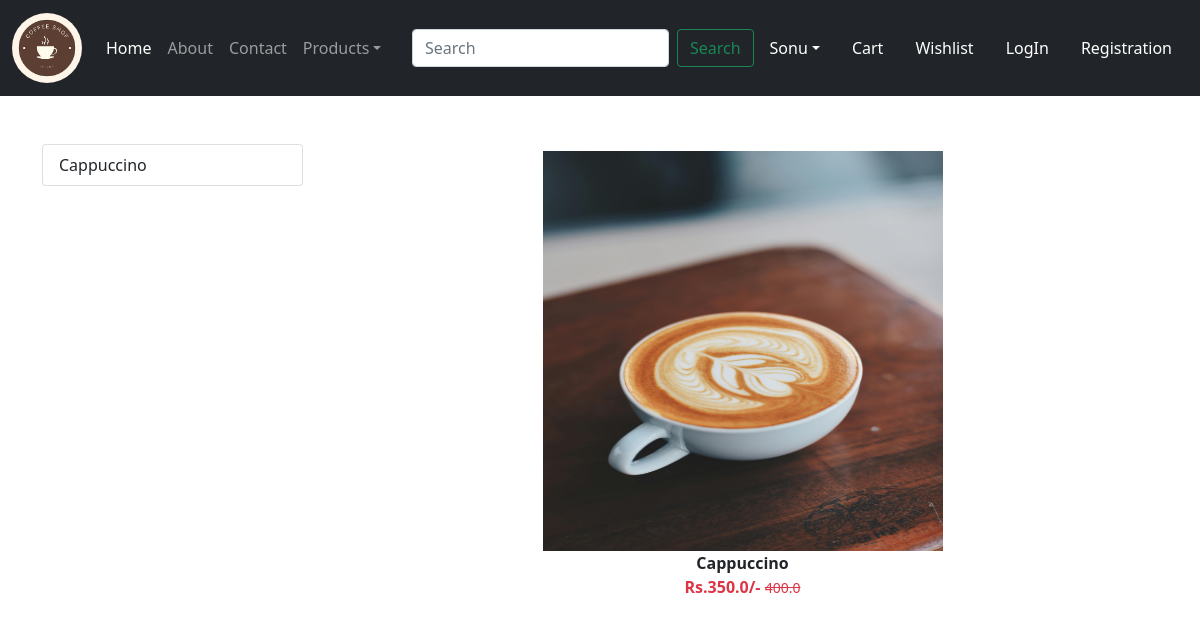
The page /category/CP on the database its author committed.
### sonu1/models.py (models this page shows, shortened)
class Product(models.Model):
    title = models.CharField(max_length=100)
    selling_price = models.FloatField()
    discounted_price = models.FloatField()
    discription = models.TextField()
    composition = models.TextField(default='')
    prodapp = models.TextField(default='')
    category = models.CharField(choices= CATAGORY_CHOICES,max_length=2)
    product_image = models.ImageField(upload_to='product')

### sonu1/views.py (the view)
# urls.py: path("category/<slug:val>",views.CategoryView.as_view(),name="category"),
class CategoryView(View):
    def get(self,request,val):
        product = Product.objects.filter(category=val)
        title = Product.objects.filter(category=val).values('title')
        return render(request,"sonu1/category.html",locals())

### sonu1/templates/sonu1/category.html (shortened to what this page needs)
{% extends 'sonu1/index.html' %}
{% load static %}
{% block main %}
  <div class="container my-5">
    <div class="row">
      <div class="col-sm-3">
        <div class="list-group">
          {% for val in title %}
            <a href="{% url 'category-title' val.title %}" class="list-group-item list-group-item-action"
            aria-current="true">{{ val.title }}</a>
          {% endfor %}
        </div>
      </div>
      <div class="col-sm-9">
        <div class="row">
          {% for prod in product %}
            <div class="col text-center mb-4">
              <a href="{% url 'product-details' prod.id %}" class="btn">
                <div>
                  <img src="{{prod.product_image.url}}" width="400px" height="400px" />
                  <div class="fw-bold">{{ prod.title }}</div>
                  <div class="fw-bold text-danger">
                    Rs.{{ prod.discounted_price }}/-
                    <small class="fw-light text-decoration-line-through">
                    {{ prod.selling_price }}</small>
                  </div>
                </div>
              </a>
            </div>
          {% endfor %}
        </div>
      </div>
    </div>
  </div>
{% endblock %}

### rows shown on the page
Product: product_image (picture), title "Cappuccino", discounted_price "350.0", selling_price "400.0"

### other values the page prints
{{ val.title }} "Cappuccino"
